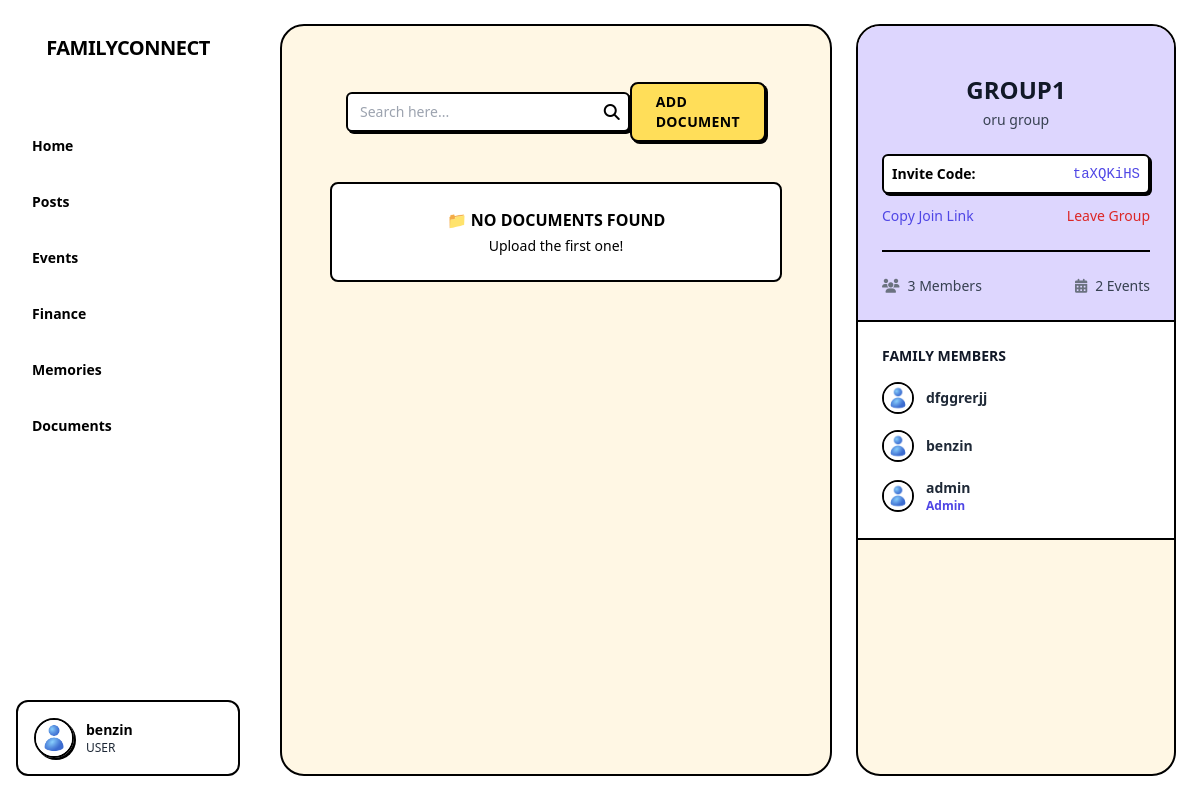
Page /groups/f31115e8-cfae-4216-bf14-46119b5f4f3c/dashboard/?tab=documents (signed in) on the committed database.
### apps/users/models.py (models this page shows, shortened)
class CustomUser(AbstractUser):
    profile_picture_url = models.URLField(
        _('profile picture URL'),
        max_length=200,
        blank=True,
        null=True,
        help_text=_("URL to the user's profile picture (optional).")
    )
    contact_info = models.JSONField(
        _('contact information'),
        blank=True,
        null=True,
        help_text=_('Additional contact details (phone, address, etc).')
    )
    role = models.CharField(
        _('user role'),
        max_length=20,
        choices=UserRole.choices,
        default=UserRole.USER,
        help_text=_("User's role on the platform.")
    )
    email = models.EmailField(_('email address'), unique=True, blank=False, null=False)

### apps/groups/models.py (models this page shows, shortened)
class FamilyGroup(models.Model):
    id = models.UUIDField(primary_key=True, default=uuid.uuid4, editable=False)
    group_name = models.CharField(max_length=150, unique=True)
    description = models.TextField(blank=True, null=True)
    created_at = models.DateTimeField(default=timezone.now)
    created_by = models.ForeignKey(
        settings.AUTH_USER_MODEL,
        on_delete=models.SET_NULL,
        null=True,
        related_name='created_family_groups'
    )
    admin_user = models.ForeignKey(
        settings.AUTH_USER_MODEL,
        on_delete=models.SET_NULL,
        null=True,
        related_name='admin_of_family_groups'
    )
    is_public = models.BooleanField(default=False)
    invitation_code = models.CharField(max_length=50, unique=True, blank=True, null=True)

class GroupMembership(models.Model):
    class MembershipStatus(models.TextChoices):
        PENDING = 'pending', 'Pending'
        APPROVED = 'approved', 'Approved'
        REJECTED = 'rejected', 'Rejected'
        LEFT = 'left', 'Left'
    class MembershipRole(models.TextChoices):
        MEMBER = 'member', 'Member'
        ADMIN = 'admin', 'Admin'
    id = models.UUIDField(primary_key=True, default=uuid.uuid4, editable=False)
    user = models.ForeignKey(
        settings.AUTH_USER_MODEL,
        on_delete=models.CASCADE,
        related_name='family_group_memberships'
    )
    group = models.ForeignKey(
        FamilyGroup,
        on_delete=models.CASCADE,
        related_name='memberships'
    )
    status = models.CharField(
        max_length=10,
        choices=MembershipStatus.choices,
        default=MembershipStatus.PENDING
    )
    role = models.CharField(
        max_length=10,
        choices=MembershipRole.choices,
        default=MembershipRole.MEMBER
    )
    joined_at = models.DateTimeField(default=timezone.now)
    approved_by = models.ForeignKey(
        settings.AUTH_USER_MODEL,
        on_delete=models.SET_NULL,
        null=True,
        blank=True,
        related_name='approved_memberships'
    )
    class Meta:
        unique_together = ('user', 'group')
        ordering = ['-joined_at']

### apps/groups/views.py (the view, shortened to what this page needs)
# urls.py: path('<uuid:group_id>/dashboard/', views.group_dashboard, name='group_dashboard'),
@login_required
def group_dashboard(request, group_id):
    active_tab = request.GET.get('tab', 'posts')
    group = get_object_or_404(FamilyGroup, id=group_id)
    try:
        membership = GroupMembership.objects.select_related('group', 'user').get(
            user=request.user,
            group=group,
            status=GroupMembership.MembershipStatus.APPROVED
        )
    except GroupMembership.DoesNotExist:
        messages.error(request, "You do not have access to this group.")
        return redirect('core:home')
    is_admin = membership.role == GroupMembership.MembershipRole.ADMIN
    approved_members = group.memberships.filter(
        status=GroupMembership.MembershipStatus.APPROVED
    ).select_related('user')
    pending_requests = (
        group.memberships.filter(status=GroupMembership.MembershipStatus.PENDING)
        .select_related('user') if is_admin else []
    )
    context = {
        "group": group,
        "members": approved_members,
        "pending_requests": pending_requests,
        "membership": membership,
        "is_admin": is_admin,
        'active_tab': active_tab,
        "event_count": Event.objects.filter(group=group).order_by('start_time').count(),
    }
    if active_tab == 'posts':
        posts = Post.objects.filter(
            Q(post_type=PostType.FAMILY_GROUP_SPECIFIC, group=group) |
            Q(post_type=PostType.PRIVATE, created_by_user=request.user) |
        Q(post_type=PostType.PUBLIC)
        ).select_related(
        'created_by_user', 'group'
        ).prefetch_related(
        'likes', 'comments', 'comments__author'
        ).order_by('-created_at')
        post_data = []
        for post in posts:
            comments_with_permissions = []
            for comment in post.comments.all().order_by('created_at'):
                comments_with_permissions.append({
                    'comment': comment,
                    'can_delete': (
                        comment.author == request.user or
                        group.admin_user == request.user
                    )
                })
            post_data.append({
                'post': post,
                'comments': comments_with_permissions,
                'user_has_liked': post.likes.filter(user=request.user).exists(),
                'can_delete': (
                    post.created_by_user == request.user or
                    group.admin_user == request.user
                ),
                'like_count': post.likes.count(),
                'comment_count': post.comments.count(),
            })
        context.update({
            'post_data': post_data,
            'post_types': PostType.choices,
            'is_group_admin': group.admin_user == request.user,
        })
    elif active_tab == 'events':
        context['events'] = Event.objects.filter(group=group).order_by('start_time')
    elif active_tab == 'add_event':
        context['post_types'] = PostType.choices  # optional context
    elif active_tab == 'add_finance':
        context['members'] = group.memberships.filter(status='approved').select_related('user')
    elif active_tab == 'finance':
        payments = GroupPayment.objects.filter(group=group) \
            .select_related('user', 'verified_by') \
            .order_by('-month')
        context['payments'] = payments
    elif active_tab == 'documents':
        documents = Document.objects.filter(
            Q(document_type=DocumentType.FAMILY_GROUP_SPECIFIC, group=group) |
            Q(document_type=DocumentType.PRIVATE, created_by=request.user)
        ).select_related('created_by').order_by('-created_at')
        context['documents'] = documents
    elif active_tab == 'add_document':
        context['document_types'] = DocumentType.choices
    elif active_tab == 'memories':
        context['memories'] = Memory.objects.filter(
        group=group
    ).select_related('created_by').order_by('-created_at')
    elif active_tab == 'add_memory':
        pass
    return render(request, "groups/group_dashboard.html", context)

### apps/groups/templates/groups/group_dashboard.html (shortened to what this page needs)
{% extends 'base.html' %} {% load static %} {% block content %}
<div class="flex h-screen bg-white md:pr-6 " x-data="{ openTab: '{{ active_tab }}' }">
{% load static %}
<div class="hidden md:flex md:flex-shrink-0">
  <div class="flex  flex-col w-64   ">
    <div class="flex items-center justify-center py-5 h-16 px-4 ">
      <h1 class="text-xl font-extrabold text-black tracking-tight uppercase select-none">
        FamilyConnect
      </h1>
    </div>
    <nav class="flex-1 px-2 py-4 space-y-1 overflow-y-auto">
        <a
        @click="openTab = 'home'"
        href="{% url 'core:home' %}"
        class="w-full text-left rounded-xl flex items-center px-4 py-3 text-sm font-semibold transition-all duration-150"
      >
        Home
      </a>
      <a
        @click="openTab = 'posts'"
        :class="openTab === 'posts'
          ? 'bg-black text-white '
          : 'text-black hover:bg-gray-200  hover:border-black'"
        href="?tab=posts"
        class="w-full text-left rounded-xl flex items-center px-4 py-3 text-sm font-semibold transition-all duration-150"
      >
        Posts
      </a>
      <a
        @click="openTab = 'events'"
        :class="openTab === 'events'
          ? 'bg-black text-white '
          : 'text-black hover:bg-gray-200  hover:border-black'"
        href="?tab=events"
        class="w-full text-left rounded-xl flex items-center px-4 py-3 text-sm font-semibold transition-all duration-150"
      >
        Events
      </a>
      <a
        @click="openTab = 'finance'"
        :class="openTab === 'finance'
          ? 'bg-black text-white '
          : 'text-black hover:bg-gray-200  hover:border-black'"
        href="?tab=finance"
        class="w-full text-left rounded-xl flex items-center px-4 py-3 text-sm font-semibold transition-all duration-150"
      >
        Finance
      </a>
      <a
        @click="openTab = 'memories'"
        :class="openTab === 'memories'
          ? 'bg-black text-white '
          : 'text-black hover:bg-gray-200  hover:border-black'"
        href="?tab=memories"
        class="w-full text-left rounded-xl flex items-center px-4 py-3 text-sm font-semibold transition-all duration-150"
      >
        Memories
      </a>
            <a
        @click="openTab = 'documents'"
        :class="openTab === 'documents'
          ? 'bg-black text-white '
          : 'text-black hover:bg-gray-200  hover:border-black'"
        href="?tab=documents"
        class="w-full text-left rounded-xl flex items-center px-4 py-3 text-sm font-semibold transition-all duration-150"
      >
        Documents
      </a>
    </nav>
    <div class="flex items-center border border-2 my-6 mx-3 rounded-xl border-black p-3 mt-auto ">
      <img
        class="w-10 h-10 rounded-full border-2 border-black shadow-[2px_2px_0_#000] object-cover"
        src="{% static 'images/user.jpg' %}"
        alt="User"
      />
      <div class="ml-3">
        <p class="text-sm   font-bold text-black">
          {{ request.user.username }}
        </p>
             <div>
              <p class="text-xs   text-gray-800">{{ request.user.role }}</p>
            </div>
      </div>
    </div>
  </div>
</div>
  <div class="flex flex-col md:p-6 pl-0  bg-white  flex-1 overflow-hidden">
    <div class="flex-1 bg-[#fff7e4] md:p-10 justify-center item-center scrollbar-hidden overflow-y-scroll border border-black border-2 md:rounded-3xl  ">
      {% if active_tab == 'posts' %}
        {% include 'groups/tabs/posts.html' %}
      {% elif active_tab == 'events' %}
        {% include 'groups/tabs/events.html' %}
      {% elif active_tab == 'finance' %}
        {% include 'groups/tabs/finance.html' %}
      {% elif active_tab == 'memories' %}
        {% include 'groups/tabs/memories.html' %}
      {% elif active_tab == 'add_post' %}
        {% include 'groups/tabs/add_post.html' %}
      {% elif active_tab == 'add_event' %}
        {% include 'groups/tabs/add_event.html' %}
      {% elif active_tab == 'add_finance' %}
        {% include 'groups/tabs/add_finance.html' %}
      {% elif active_tab == 'add_memory' %}
    {% include 'groups/tabs/add_memory.html' %}
      {% elif active_tab == 'add_document' %}
        {% include 'groups/tabs/add_document.html' %}
      {% elif active_tab == 'documents' %}
        {% include 'groups/tabs/documents.html' %}
      {% endif %}
    </div>
  </div>
{% include 'groups/components/group_info.html' %}
</div>
{% endblock %}

### apps/groups/templates/groups/components/group_info.html (shortened to what this page needs)
{% load static %}
<div class="md:flex border-2 border-black rounded-3xl my-6 hidden flex-col bg-[#fff7e4] w-80  overflow-y-auto">
  <div class="flex  flex-col ">
    <div class="p-6 border-b-2 border-black  bg-violet-200">
      <h2 class="mt-4 text-2xl text-center font-extrabold text-gray-900 uppercase">{{ group.group_name }}</h2>
      <p class="mt-1 text-sm text-center text-gray-700">{{ group.description }}</p>
      <div class="mt-4 space-y-3 text-sm">
        <div class="flex items-center justify-between bg-white border-2 border-black p-2 rounded shadow-[2px_2px_0_#000]">
          <span class="font-bold">Invite Code:</span>
          <span class="font-mono text-indigo-600">{{ group.invitation_code }}</span>
        </div>
        <div class="flex justify-between">
          <a href="{% url 'groups:join_group' %}?code={{ group.invitation_code }}" class="text-indigo-600 hover:underline">Copy Join Link</a>
          <form action="{% url 'groups:leave_group' group.id %}" method="POST">
            <button type="submit" class="text-red-600 hover:underline">Leave Group</button>
          </form>
        </div>
      </div>
      <div class="flex justify-between items-center mt-6 pt-4 border-t-2 border-black text-sm text-gray-700 font-medium">
        <div class="flex items-center">
          <i class="fas fa-users mr-2 text-gray-500"></i>
          {{ members|length }} Members
        </div>
        <div class="flex items-center">
          <i class="fas fa-calendar-alt mr-2 text-gray-500"></i>
          {{ event_count }} Events
        </div>
      </div>
    </div>
    <div class="p-6 border-b-2 border-black bg-white">
      <h3 class="text-sm font-bold text-gray-900 mb-3 uppercase">Family Members</h3>
      <ul class="space-y-4">
        {% for member in members %}
        <li class="flex justify-between items-center">
          <div class="flex items-center space-x-3">
            <img class="w-8 h-8 rounded-full border-2 border-black" src="{% static 'images/user.jpg' %}" alt="{{ member.user.username }}" />
            <div>
              <p class="text-sm font-semibold text-gray-800">{{ member.user.username }}</p>
              {% if member.role == 'admin' %}
              <p class="text-xs font-semibold text-indigo-600">Admin</p>
              {% endif %}
            </div>
          </div>
        </li>
        {% endfor %}
      </ul>
    </div>
  </div>
</div>

### templates/base.html (style rules this page uses)
* { scrollbar-width: none; -ms-overflow-style: none; }

### rows in the picture
CustomUser: user.username "benzin", user.role "USER"
FamilyGroup: group_name "GROUP1", description "oru group", invitation_code "taXQKiHS"
GroupMembership: user.username "dfggrerjj"
GroupMembership: user.username "benzin"
GroupMembership: user.username "admin", role "Admin"

### other values in the picture
{{ members|length }} "3"
{{ event_count }} "2"
